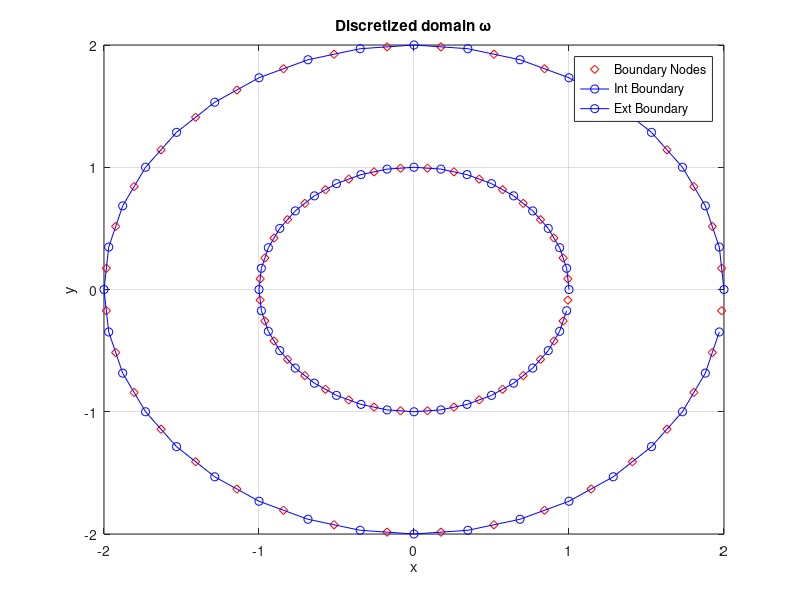

Write the MATLAB code that produced this figure.
% To verify the code functioning I take a problem with an analytically
% known solution see paper for reference 

% BEM DISCRETIZATION
% I have to define 
% x,y,N,node,dnorm 

% Number of nodes 
N = 36;
dalpha = 2*pi/N;

% Radiuses 
R1 = 1;     % a in the paper 
R2 = 2;     % b in the paper 

% element endpoints
% y1 = [R1*cos(dalpha*(0:N-1)+5/4*pi+dalpha/2);R1*sin(dalpha*(0:N-1)+5/4*pi+dalpha/2)];
% y2 = [R2*cos(dalpha*(0:N-1)+5/4*pi+dalpha/2);R2*sin(dalpha*(0:N-1)+5/4*pi+dalpha/2)];
% y  = [y2,y1];
y1 = [R1*cos(dalpha*(0:N-1));R1*sin(dalpha*(0:N-1))];
y2 = [R2*cos(dalpha*(0:N-1));R2*sin(dalpha*(0:N-1))];
y  = [y2,y1];

% nodes 
x1 = (y1(:,1:end-1)+y1(:,2:end))/2;
x1 = [x1,(y1(:,end)+y1(:,1))/2];
x2 = (y2(:,1:end-1)+y2(:,2:end))/2;
x2 = [x2,(y2(:,end)+y2(:,1))/2];
x  = [x2,x1]; 

% element connectivity 
node = zeros(2,2*N);
node(1,:)   = 1:2*N;
node(2,:)   = node(1,:)+1;
node(2,N)   = 1;
node(2,2*N) = N+1;

% dnorm 
dnorm = [cos(dalpha*(0:2*N-1)+5/4*pi+dalpha/2);sin(dalpha*(0:2*N-1)+5/4*pi+dalpha/2)];
dnorm2 = dnorm;
for i = 1:2*N
    h1 = y(2,node(2,i))  - y(2,node(1,i));
    h2 = -y(1,node(2,i)) + y(1,node(1,i));
    el = sqrt(h1^2 + h2^2);
    dnorm(1,i) = h1/el;
    dnorm(2,i) = h2/el;
end

% boundary condition (Dirichlet Type == 1, Neumann type == 2)
bc1 = [2*ones(1,N),ones(1,N)];
bc2 = [200*ones(1,N),100*ones(1,N)];
bc  = [bc1;bc2];

% plot 
figure()
plot(x(1,:),x(2,:),'dr')
hold on 
plot(y1(1,:),y1(2,:),'ob-')
plot(y2(1,:),y2(2,:),'ob-')
grid on 
xlabel('x')
ylabel('y')
title('Discretized domain \omega')
legend('Boundary Nodes','Int Boundary','Ext Boundary')

